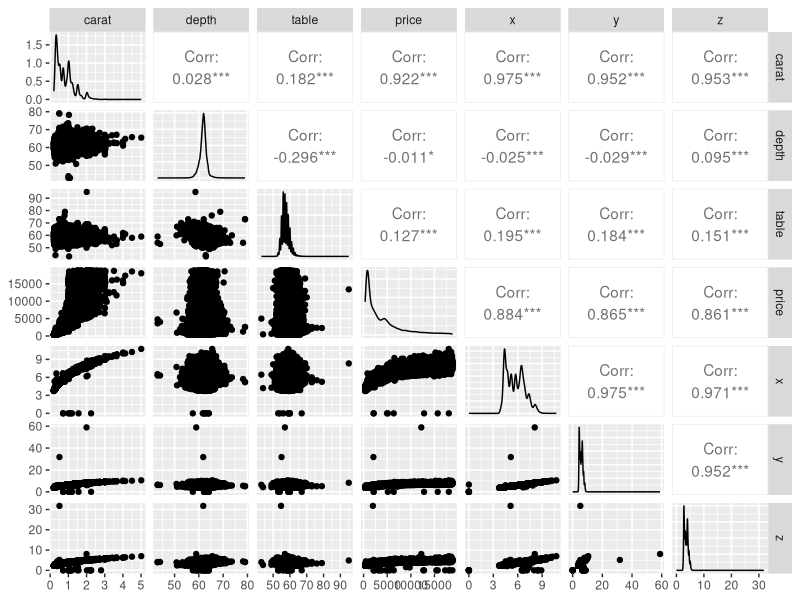

Write R code to recreate this figure.
## ---- chunk 1
knitr::opts_chunk$set(echo = FALSE)
require(ggplot2)
require(GGally)
## ---- chunk 2
diamonds <- read.csv("./diamonds.csv", encoding = "UTF-8")
diamonds$X <- NULL
diamonds[1:5,]

## ---- chunk 3

diamonds_num <- subset(diamonds, select = c(carat,depth,table,price,x,y,z))
ggpairs(diamonds_num)
